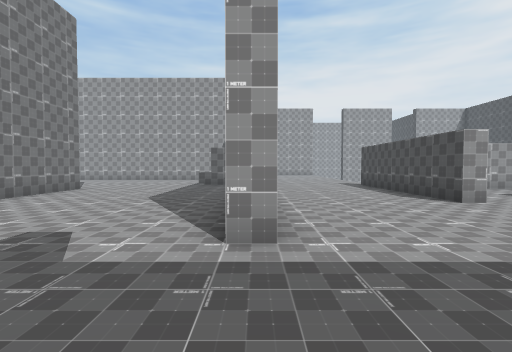
View 1 (above)

24 first-person views from a walk through a scene from a Unity 3-D project. The camera is 1.5 m above the floor, tilts 2° down and sees 85° across. The floor is counted in squares, 2 m on a side. Each view is taken from the middle of a square. On the plan, view 1 faces up. The plan holds only what a view shows up to about 10 squares ahead; the rest is blank. The place goes on beyond the plan. The player character is not drawn.

View 2
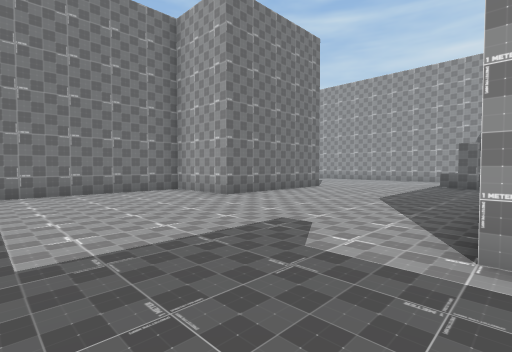

View 3
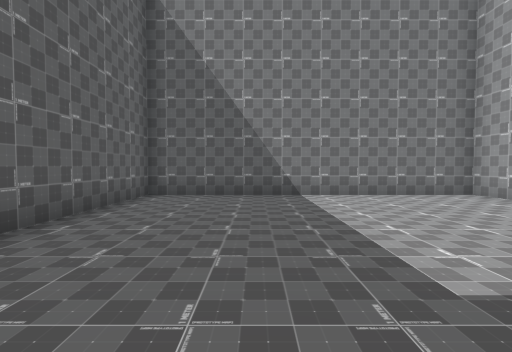

View 4
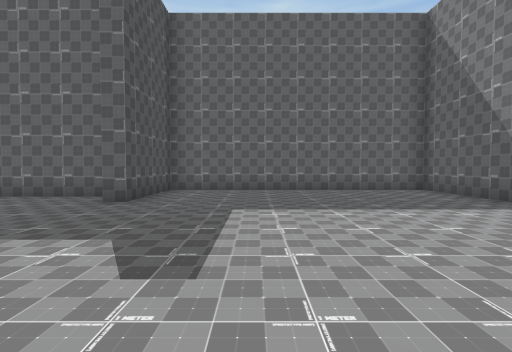

View 5
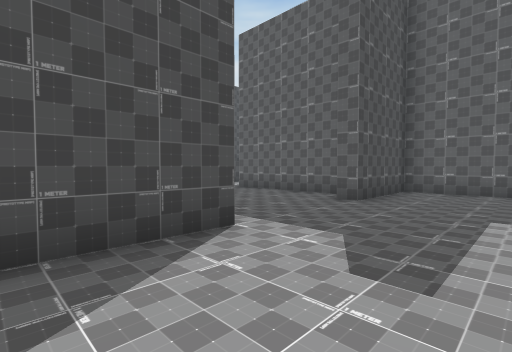

View 6
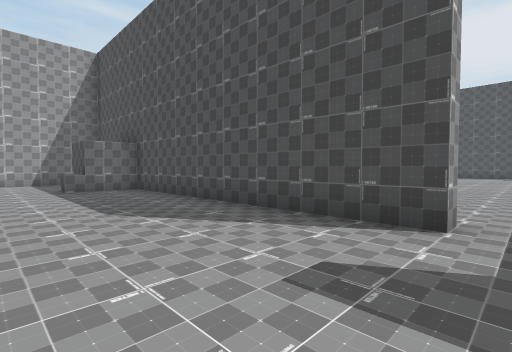

View 7
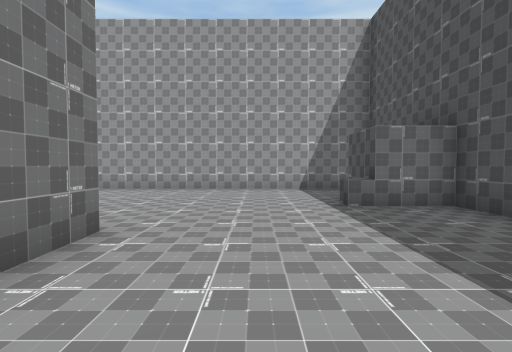

View 8
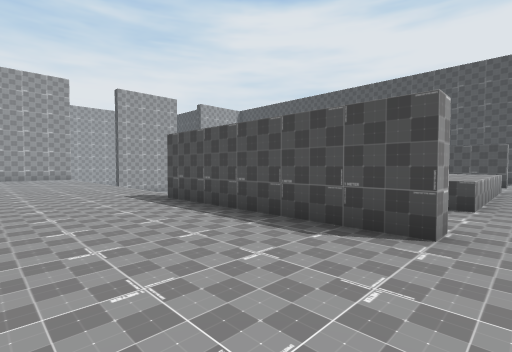

View 9
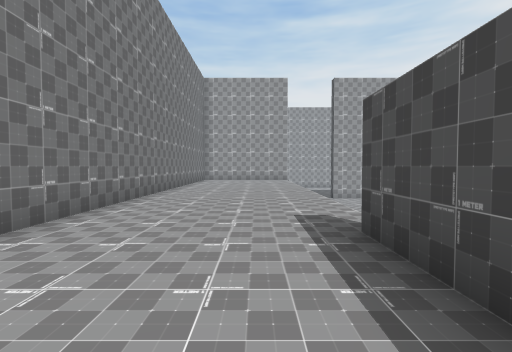

View 10
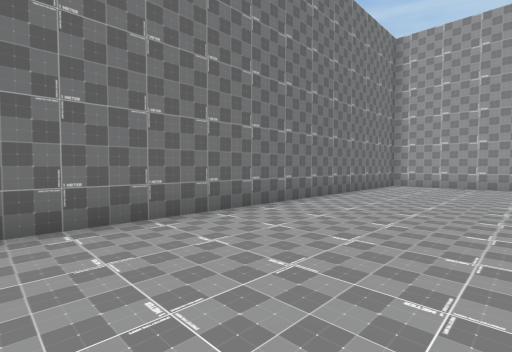

View 11
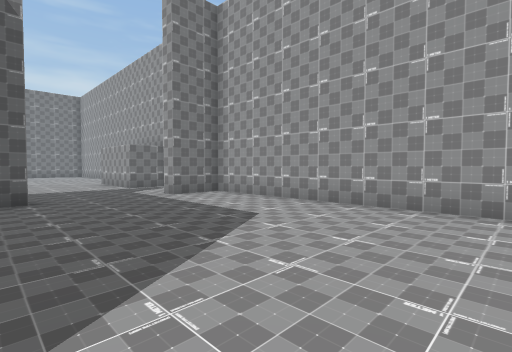

View 12
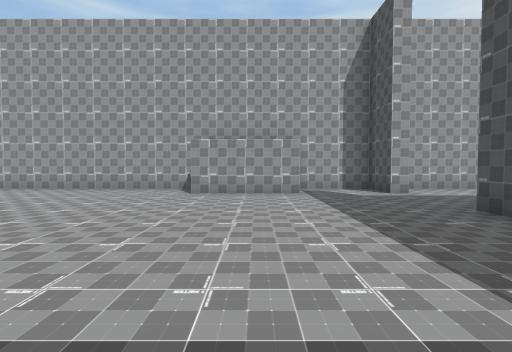

View 13
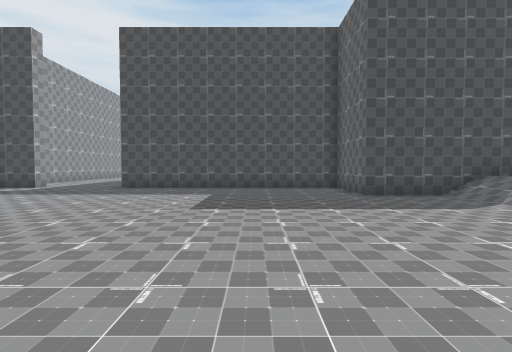

View 14
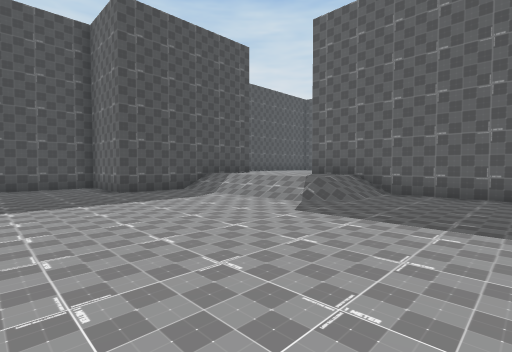

View 15
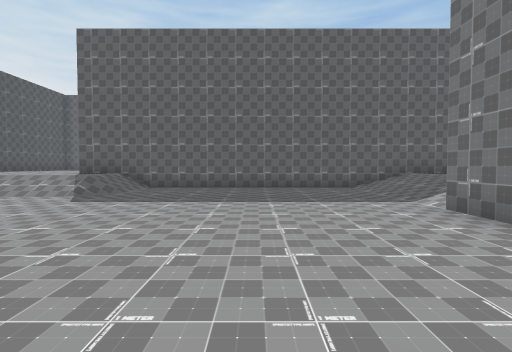

View 16
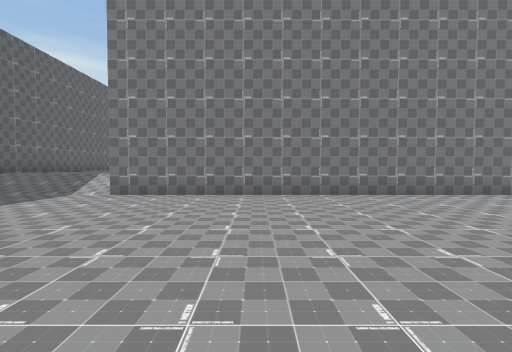

View 17
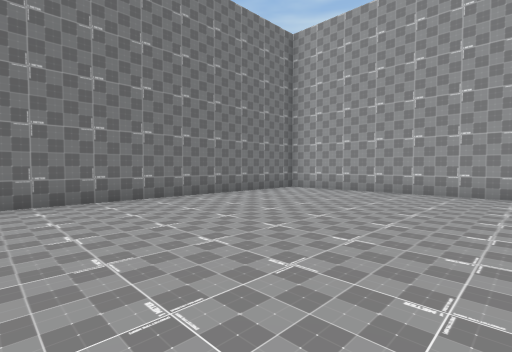

View 18
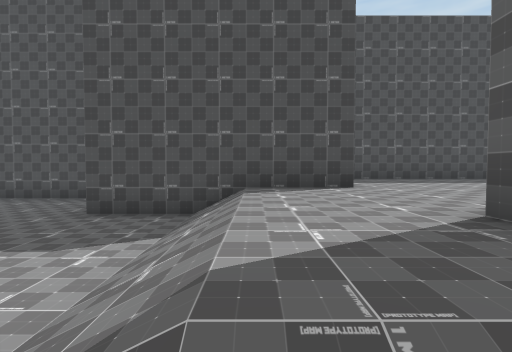

View 19
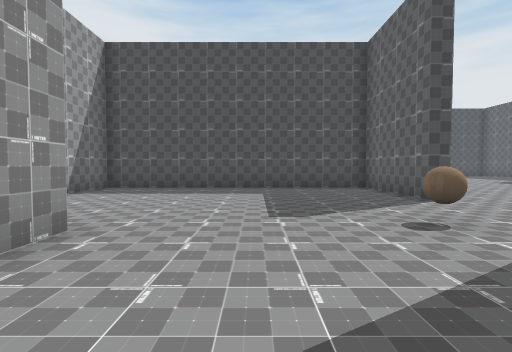

View 20
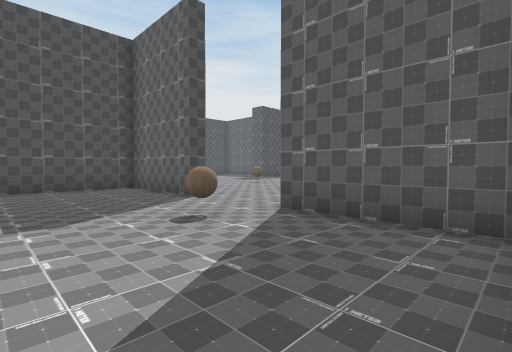

View 21
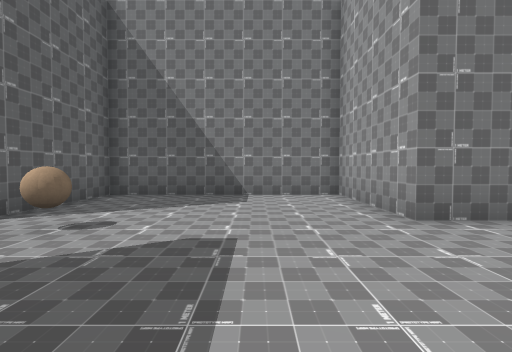

View 22
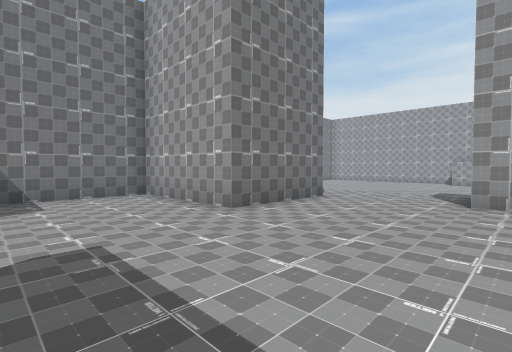

View 23
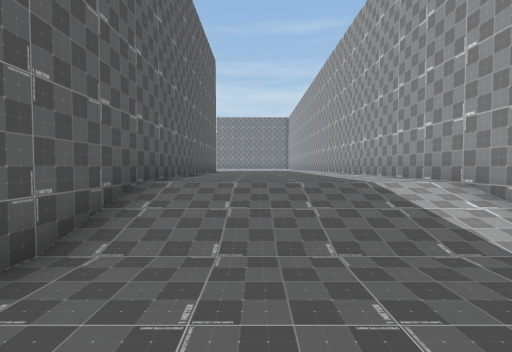

View 24
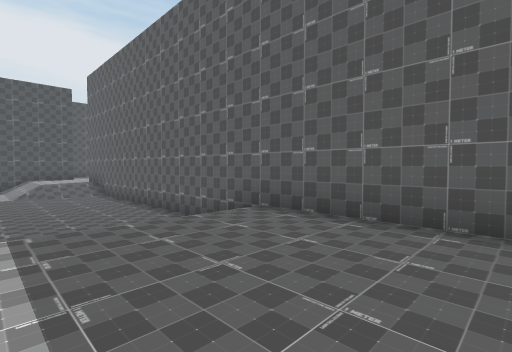

### Floor plan
Key: @ floor where view 1 was taken; # wall or solid block; . main floor; : floor 1 m higher than the main floor; - floor 2 m lower than the main floor; / step, stairs or slope; B ball.
Columns run from 34 left of view 1 to 5 right of it. Each row starts with its distance up from view 1.
 23                                   ####
 22                                   #....
 21                                   #....
 20                                   #....
 19                                   #....
 18                                   #....
 17                                   #....-
 16                                   #....-
 15       ############ ################....-
 14       #..........###..#.......... #....-
 13       #.......................... #....-
 12       #..........................##....-
 11       #.........................###....#
 10       #...............#...........#....#
  9       #...............#     #.....#...##
  8       #...............#     #.....#...#
  7       #...............#     #.....#...#
  6       #...............#     #.....#...#.
  5       #...............#  ####.....#.....
  4       #...............#  #........#....
  3 #######.............###  #........#.....
  2 ::::://.............#    #..............
  1 ::::://......../////#    #...........
  0 ::::://......./:::::#    #........@...
 -1 ::::://......./:::::#    #........#....
 -2 #################:::#### #........#####
 -3                 #::::::# #........#
 -4                 #::::::# ##########
 -5             #####::::::#
 -6             #::::::::::#
 -7             #::::::::::#
 -8             #::::::::::#
 -9             #::::B:::::#
-10             #::::::::::#
-11             #####:::####

Positions as (right, up) in squares from view 1, and headings:
1: (0, 0), facing up
2: (0, 0), facing up-left
3: (-1, -1), facing left
4: (-3, 5), facing down
5: (-3, 5), facing down-right
6: (-4, 2), facing up-right
7: (-4, 6), facing up
8: (1, 5), facing up-right
9: (3, 8), facing up
10: (4, 12), facing up-left
11: (-5, 10), facing up-left
12: (-16, 6), facing up
13: (-22, 6), facing right
14: (-23, 6), facing down-right
15: (-24, 8), facing down
16: (-20, 7), facing left
17: (-21, 7), facing up-left
18: (-20, 0), facing right
19: (-21, -7), facing right
20: (-21, -7), facing down-right
21: (-14, -7), facing left
22: (-14, -8), facing up-left
23: (-25, 0), facing left
24: (-33, 2), facing down-right
